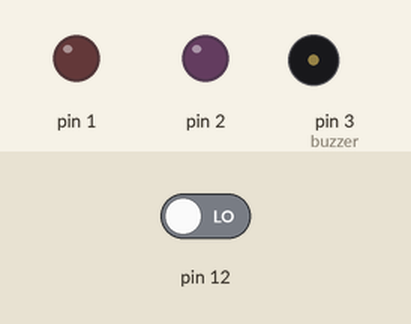
The sketch below on a simulated Arduino Uno, built with avr-gcc and run on an emulated ATmega328P. Shown: output pins drawn as LEDs (lit = HIGH), buzzer (waves = sounding, pin HIGH). The inputs (shaded band) are chosen by the test bench; at power-on: pin 12 LOW.

Above: at 1.2 s.
1.3 s: pin 12 driven HIGH
At 2.1 s:
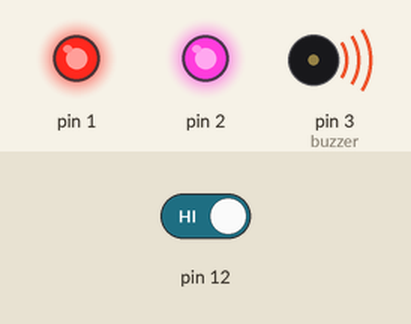
2.8 s: pin 12 driven LOW
At 3.7 s:
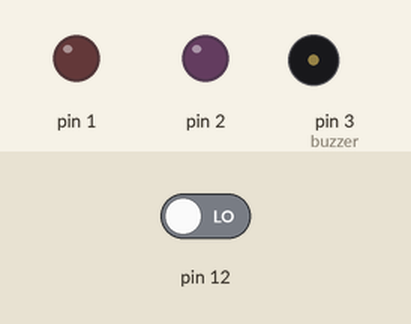
Timing chart, 0 to 5.8 s (numbered marks = the images above; inputs shaded):
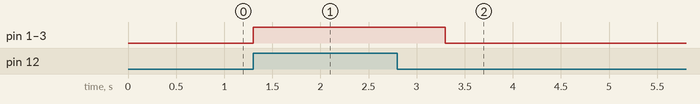

The sketch:

sketch.ino
```cpp
void setup() {
  // put your setup code here, to run once:
pinMode(1,OUTPUT);
pinMode(2,OUTPUT);
pinMode(3,OUTPUT);
pinMode(12, INPUT);
}

void loop() {
  int lectura = digitalRead(12);
  if ( lectura == 1) {
    digitalWrite(1, 1);
    digitalWrite(2, 1);
    digitalWrite(3, 1);
    delay(2000);
  } else {
    digitalWrite(1, 0);
    digitalWrite(2, 0);
    digitalWrite(3, 0);
  }
}
```

Measured:
- after the input at 1.3 s, pin 1, pin 2, pin 3 (buzzer): LOW → HIGH at once
- after the input at 2.8 s, pin 1, pin 2, pin 3 (buzzer): HIGH → LOW after 0.50 s
